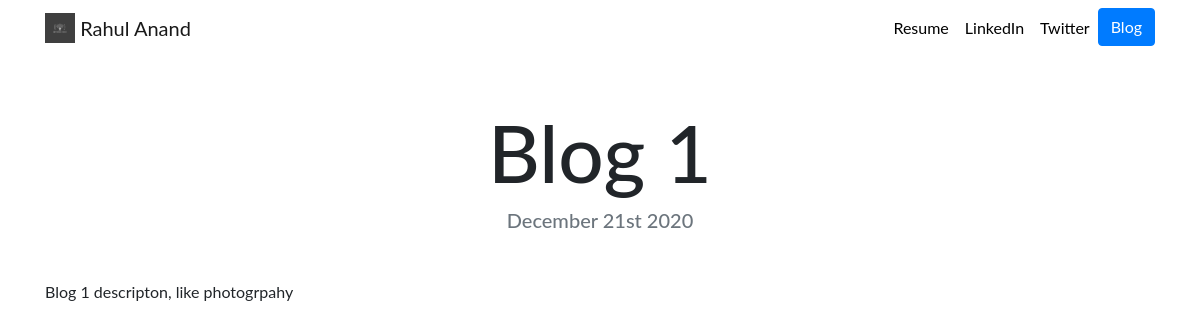
Page /blog/1/ on the committed database.
### blog/models.py (models this page shows, shortened)
class Blog(models.Model):
    title = models.CharField(max_length=200)
    description = models.TextField()
    date = models.DateField()

### blog/views.py (the view)
# urls.py: path("<int:blog_id>/", views.details, name="detail"),
def details(request, blog_id):
    blog = get_object_or_404(Blog, pk=blog_id)
    return render(request, "blog/detail.html", {"blog": blog})

### blog/templates/blog/detail.html
{% extends "portfolio/base.html" %}
{% load static %}
{% block content %}
<h1 class="text-center mt-5" id="blogdetailtitle">{{ blog.title }}</h1>
<h5 class="text-center text-muted mb-5">{{ blog.date|date:'F jS Y' }}</h5>
{{ blog.description|safe }}
{% endblock %}

### portfolio/static/portfolio/custom.css (style rules this page uses)
body { font-family: 'Lato', sans-serif; }
@media (min-width: 992px) { #blogdetailtitle { font-size: 5rem; } }

### rows in the picture
Blog: title "Blog 1", date "December 21st 2020", description "Blog 1 descripton, like photogrpahy"
